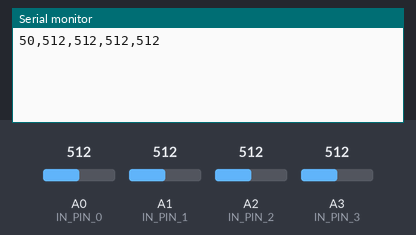
Simulated run of this sketch. Board: Arduino Uno, built with avr-gcc and run on an emulated ATmega328P. On the bench: the last lines printed to the serial monitor. The test bench sets the inputs (shaded band); at power-on: A0 (IN_PIN_0) = 512, A1 (IN_PIN_1) = 512, A2 (IN_PIN_2) = 512, A3 (IN_PIN_3) = 512.

Above: at 1.2 s.
1.3 s: A0 (IN_PIN_0) set to 716
At 2.6 s:
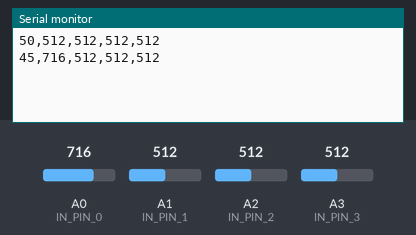
2.8 s: A1 (IN_PIN_1) set to 716
At 3.9 s:
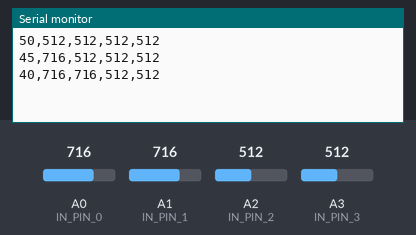
4.3 s: A2 (IN_PIN_2) set to 716
At 5.6 s:
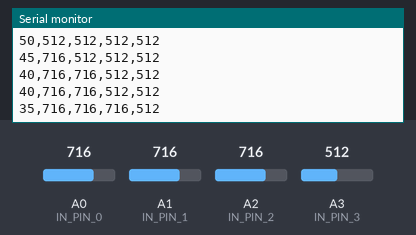
5.8 s: A3 (IN_PIN_3) set to 716
At 6.9 s:
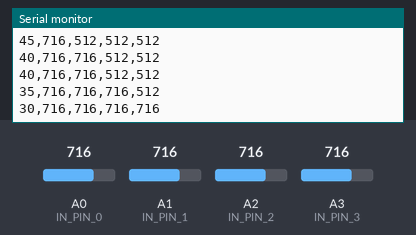
7.3 s: A0 (IN_PIN_0) set to 992
At 8.6 s:
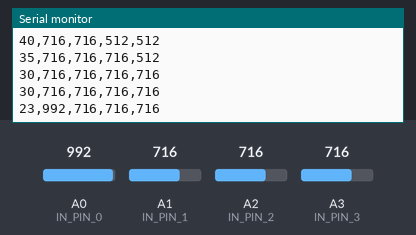
8.8 s: A1 (IN_PIN_1) set to 992
At 9.5 s:
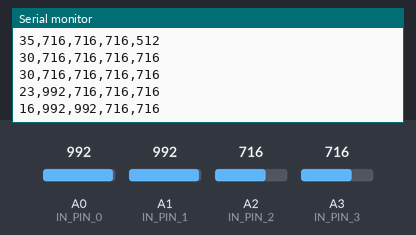
Timing chart, 0 to 11.3 s (numbered marks = the images above; inputs shaded):
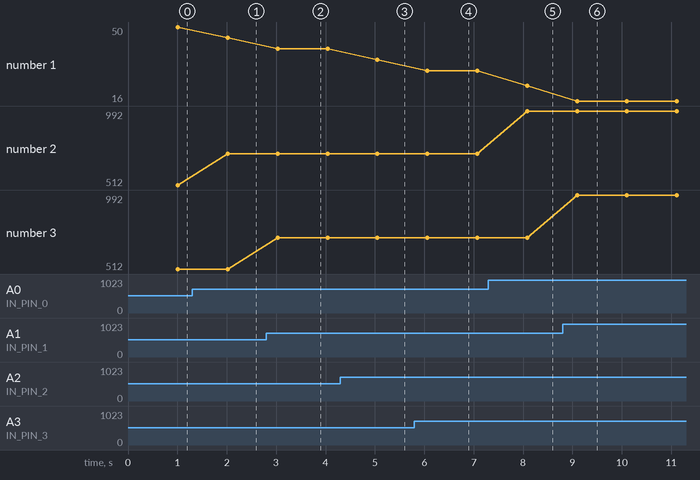

Measured:
- after the input at 1.3 s, the serial monitor: prints a new line after 0.72 s (image 1)
- after the input at 2.8 s, the serial monitor: prints a new line after 0.23 s (image 2)
- after the input at 4.3 s, the serial monitor: prints a new line after 0.75 s (image 3)
- after the input at 5.8 s, the serial monitor: prints a new line after 0.26 s (image 4)
- after the input at 7.3 s, the serial monitor: prints a new line after 0.78 s (image 5)
- after the input at 8.8 s, the serial monitor: prints a new line after 0.29 s (image 6)
- plotted number 1: 50 → 45 after the input at 1.3 s, 45 → 40 after the input at 2.8 s, 40 → 35 after the input at 4.3 s, 35 → 30 after the input at 5.8 s, 30 → 23 after the input at 7.3 s
- plotted number 2: 512 → 716 after the input at 1.3 s, 716 → 992 after the input at 7.3 s

The sketch:

FSR_weight_sensors.ino
```cpp
#define IN_PIN_0 A0
#define IN_PIN_1 A1
#define IN_PIN_2 A2
#define IN_PIN_3 A3
#define FILTER_DIMENSION 200
#define PRINT_PERIOD 1000

/*
  Description: for the breadbord test i chose for each resistor a 10K pull-up resistor.
*/

unsigned long start_time;

int values_0[FILTER_DIMENSION];    // Digital filter 0.
int values_1[FILTER_DIMENSION];    // Digital filter 1.
int values_2[FILTER_DIMENSION];    // Digital filter 2.
int values_3[FILTER_DIMENSION];    // Digital filter 3.

int index;

int means(int in[FILTER_DIMENSION]){
  double ret = 0;
  for(int i = 0; i < FILTER_DIMENSION; i++){
    ret += in[i];
  }
  ret /= FILTER_DIMENSION;
  return ret;
}

void setup() {
  // put your setup code here, to run once:
  Serial.begin(9600);
  start_time = millis();

  index = 0;

  for (int i = 0; i < FILTER_DIMENSION; i++){
    values_0[i] = 0;
    values_1[i] = 0;
    values_2[i] = 0;
    values_3[i] = 0;
  }
}

void loop() {
  if(index >= FILTER_DIMENSION){
    index = 0;
  }
  values_0[index] = analogRead(IN_PIN_0);
  values_1[index] = analogRead(IN_PIN_1);
  values_2[index] = analogRead(IN_PIN_2);
  values_3[index] = analogRead(IN_PIN_3);
  index++;

  if(PRINT_PERIOD <= millis() - start_time){
    int tot_means[4];
    tot_means[0] = means(values_0);
    tot_means[1] = means(values_1);
    tot_means[2] = means(values_2);
    tot_means[3] = means(values_3);
    int tot = tot_means[0] + tot_means[1] + tot_means[2] + tot_means[3];
    tot /= 4;
    Serial.print(map(tot, 1024, 0, 0, 100)); Serial.print(",");
    Serial.print(tot_means[0]); Serial.print(",");
    Serial.print(tot_means[1]); Serial.print(",");
    Serial.print(tot_means[2]); Serial.print(",");
    Serial.println(tot_means[3]);
    start_time = millis();
  }
}
```
